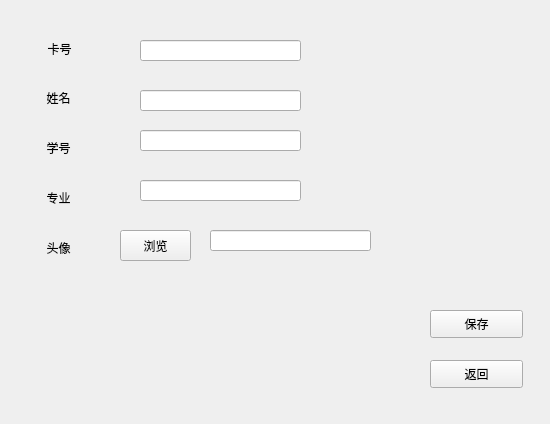
<?xml version="1.0" encoding="UTF-8"?>
<ui version="4.0">
 <class>edit</class>
 <widget class="QWidget" name="edit">
  <property name="geometry">
   <rect>
    <x>0</x>
    <y>0</y>
    <width>550</width>
    <height>424</height>
   </rect>
  </property>
  <property name="windowTitle">
   <string>Form</string>
  </property>
  <widget class="QPushButton" name="butSave">
   <property name="geometry">
    <rect>
     <x>430</x>
     <y>310</y>
     <width>93</width>
     <height>28</height>
    </rect>
   </property>
   <property name="text">
    <string>保存</string>
   </property>
  </widget>
  <widget class="QPushButton" name="butBack">
   <property name="geometry">
    <rect>
     <x>430</x>
     <y>360</y>
     <width>93</width>
     <height>28</height>
    </rect>
   </property>
   <property name="text">
    <string>返回</string>
   </property>
  </widget>
  <widget class="QLabel" name="label">
   <property name="geometry">
    <rect>
     <x>41</x>
     <y>41</y>
     <width>46</width>
     <height>16</height>
    </rect>
   </property>
   <property name="text">
    <string>  卡号</string>
   </property>
  </widget>
  <widget class="QLabel" name="label_2">
   <property name="geometry">
    <rect>
     <x>40</x>
     <y>90</y>
     <width>46</width>
     <height>16</height>
    </rect>
   </property>
   <property name="text">
    <string>  姓名</string>
   </property>
  </widget>
  <widget class="QLabel" name="label_3">
   <property name="geometry">
    <rect>
     <x>40</x>
     <y>140</y>
     <width>46</width>
     <height>16</height>
    </rect>
   </property>
   <property name="text">
    <string>  学号</string>
   </property>
  </widget>
  <widget class="QLabel" name="label_4">
   <property name="geometry">
    <rect>
     <x>40</x>
     <y>190</y>
     <width>46</width>
     <height>16</height>
    </rect>
   </property>
   <property name="text">
    <string>  专业</string>
   </property>
  </widget>
  <widget class="QLineEdit" name="txtCardNum">
   <property name="geometry">
    <rect>
     <x>140</x>
     <y>40</y>
     <width>161</width>
     <height>21</height>
    </rect>
   </property>
   <property name="text">
    <string/>
   </property>
  </widget>
  <widget class="QLineEdit" name="txtStuName">
   <property name="geometry">
    <rect>
     <x>140</x>
     <y>90</y>
     <width>161</width>
     <height>21</height>
    </rect>
   </property>
   <property name="text">
    <string/>
   </property>
  </widget>
  <widget class="QLineEdit" name="txtStuNum">
   <property name="geometry">
    <rect>
     <x>140</x>
     <y>130</y>
     <width>161</width>
     <height>21</height>
    </rect>
   </property>
   <property name="text">
    <string/>
   </property>
  </widget>
  <widget class="QLineEdit" name="txtMajor">
   <property name="geometry">
    <rect>
     <x>140</x>
     <y>180</y>
     <width>161</width>
     <height>21</height>
    </rect>
   </property>
   <property name="text">
    <string/>
   </property>
  </widget>
  <widget class="QLabel" name="label_5">
   <property name="geometry">
    <rect>
     <x>40</x>
     <y>240</y>
     <width>46</width>
     <height>16</height>
    </rect>
   </property>
   <property name="text">
    <string>  头像</string>
   </property>
  </widget>
  <widget class="QLabel" name="labPic">
   <property name="geometry">
    <rect>
     <x>60</x>
     <y>280</y>
     <width>161</width>
     <height>121</height>
    </rect>
   </property>
   <property name="text">
    <string/>
   </property>
  </widget>
  <widget class="QPushButton" name="butChoosePic">
   <property name="geometry">
    <rect>
     <x>120</x>
     <y>230</y>
     <width>71</width>
     <height>31</height>
    </rect>
   </property>
   <property name="text">
    <string>浏览</string>
   </property>
  </widget>
  <widget class="QLineEdit" name="txtPic">
   <property name="geometry">
    <rect>
     <x>210</x>
     <y>230</y>
     <width>161</width>
     <height>21</height>
    </rect>
   </property>
   <property name="text">
    <string/>
   </property>
  </widget>
 </widget>
 <resources/>
 <connections/>
</ui>
